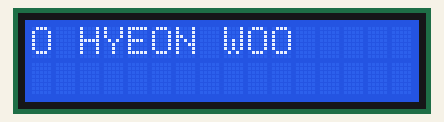
The sketch below on a simulated Arduino Uno, built with avr-gcc and run on an emulated ATmega328P. Shown: 16×2 character LCD.

Above: at 0.13 s.
At 0.88 s:
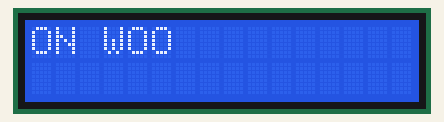
At 1.34 s:
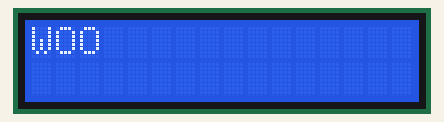
At 1.8 s:
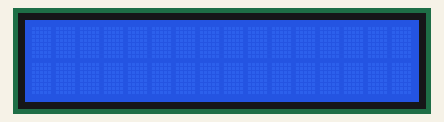
At 4.19 s:
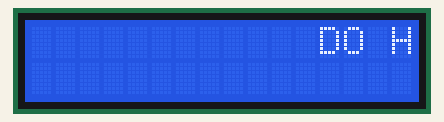
At 6.59 s:
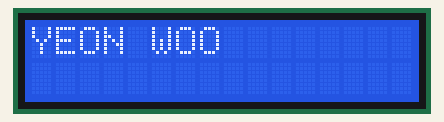

Measured:
- by itself, everything shown: repeats every 6.0 s, in 28 steps
- what the display in image 3 shows lasts 2.0 s, from 1.7 s to 3.7 s

The sketch:

Serial_LCD_Parallel_Display.ino
```cpp
#include <LiquidCrystal.h>

LiquidCrystal lcd(12,11,5,4,3,2);


// the setup function runs once when you press reset or power the board
void setup() {
  lcd.begin(16,2);
  lcd.print("DO HYEON WOO");
}

// the loop function runs over and over again forever
void loop() {
  for(int position=0; position<16; position++){
    lcd.scrollDisplayLeft();
    delay(150);
  }
}
```
